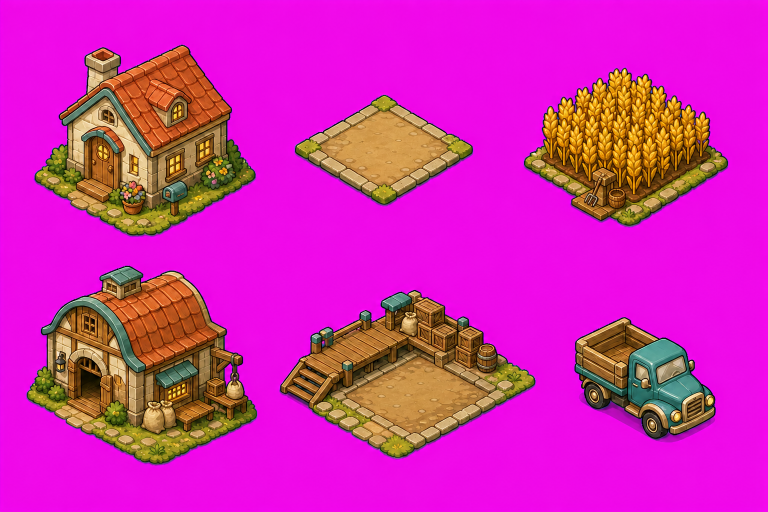
#> input picture assets/runtime/f004_resident_slice/source/F004-RESIDENT-SLICE.1-whole-set-board.png, 1536 x 1024 px (shown at 1/2 size)
$ python process_board.py
#> lines starting #> are read from the running program, lines starting #| are printed output that depends on the picture; after the words box and inside, x2 and y2 are one past the last pixel; in counts of white or black regions, pixels touching at a corner belong together
from __future__ import annotations

import hashlib
import json
from pathlib import Path

from PIL import Image, ImageDraw, ImageFont


ROOT = Path(__file__).resolve().parents[1]
SOURCE = ROOT / "source" / "F004-RESIDENT-SLICE.1-whole-set-board.png"
APPROVED = ROOT / "approved"
QA = ROOT / "qa"

ASSETS = [
    ("resident_house", 0, 0),
    ("road_tile", 1, 0),
    ("wheat_field", 2, 0),
    ("workshop_granary", 0, 1),
    ("loading_yard", 1, 1),
    ("order_truck", 2, 1),
]


def sha256(path: Path) -> str:
    digest = hashlib.sha256()
    with path.open("rb") as handle:
        for chunk in iter(lambda: handle.read(1024 * 1024), b""):
            digest.update(chunk)
    return digest.hexdigest()


def remove_magenta(image: Image.Image) -> Image.Image:
    rgba = image.convert("RGBA")
    pixels = rgba.load()
    for y in range(rgba.height):
        for x in range(rgba.width):
            red, green, blue, old_alpha = pixels[x, y]
            if old_alpha == 0:
                continue
            magenta_dominant = (
                red >= 90
                and blue >= 90
                and red > green * 1.25 + 20
                and blue > green * 1.25 + 20
            )
            if magenta_dominant:
                pixels[x, y] = (0, 0, 0, 0)
                continue
            distance = ((255 - red) ** 2 + green**2 + (255 - blue) ** 2) ** 0.5
            if red > 165 and blue > 165 and green < 150:
                if distance <= 34:
                    pixels[x, y] = (0, 0, 0, 0)
                    continue
                if distance < 118:
                    alpha = max(0.0, min(1.0, (distance - 34.0) / 84.0))
                    if alpha <= 0.02:
                        pixels[x, y] = (0, 0, 0, 0)
                        continue
                    foreground_red = int(max(0, min(255, (red - (1.0 - alpha) * 255) / alpha)))
                    foreground_green = int(max(0, min(255, green / alpha)))
                    foreground_blue = int(max(0, min(255, (blue - (1.0 - alpha) * 255) / alpha)))
                    pixels[x, y] = (
                        foreground_red,
                        foreground_green,
                        foreground_blue,
                        int(old_alpha * alpha),
                    )
    return rgba


def keep_largest_component(image: Image.Image) -> Image.Image:
    alpha = image.getchannel("A")
    width, height = image.size
    source = alpha.load()
    visited = bytearray(width * height)
    components: list[list[tuple[int, int]]] = []
    for y in range(height):
        for x in range(width):
            index = y * width + x
            if visited[index] or source[x, y] <= 8:
                continue
            stack = [(x, y)]
            visited[index] = 1
            component: list[tuple[int, int]] = []
            while stack:
                current_x, current_y = stack.pop()
                component.append((current_x, current_y))
                for offset_y in (-1, 0, 1):
                    for offset_x in (-1, 0, 1):
                        if offset_x == 0 and offset_y == 0:
                            continue
                        next_x = current_x + offset_x
                        next_y = current_y + offset_y
                        if next_x < 0 or next_x >= width or next_y < 0 or next_y >= height:
                            continue
                        next_index = next_y * width + next_x
                        if visited[next_index] or source[next_x, next_y] <= 8:
                            continue
                        visited[next_index] = 1
                        stack.append((next_x, next_y))
            components.append(component)
    if not components:
        raise RuntimeError("asset cell has no visible component")
    largest = max(components, key=len)
    keep = set(largest)
    output = image.copy()
    pixels = output.load()
    for y in range(height):
        for x in range(width):
            if (x, y) not in keep:
                red, green, blue, _ = pixels[x, y]
                pixels[x, y] = (red, green, blue, 0)
    return output


def tight_crop(image: Image.Image, margin: int = 14) -> Image.Image:
    alpha = image.getchannel("A")
    bounds = alpha.getbbox()
    if bounds is None:
        raise RuntimeError("asset cell became fully transparent")
    left = max(0, bounds[0] - margin)
    top = max(0, bounds[1] - margin)
    right = min(image.width, bounds[2] + margin)
    bottom = min(image.height, bounds[3] + margin)
    return image.crop((left, top, right, bottom))


def paste_contain(canvas: Image.Image, image: Image.Image, box: tuple[int, int, int, int]) -> None:
    left, top, right, bottom = box
    max_width = right - left
    max_height = bottom - top
    scale = min(max_width / image.width, max_height / image.height)
    size = (max(1, int(image.width * scale)), max(1, int(image.height * scale)))
    resized = image.resize(size, Image.Resampling.LANCZOS)
    x = left + (max_width - size[0]) // 2
    y = top + (max_height - size[1]) // 2
    canvas.alpha_composite(resized, (x, y))


def main() -> None:
    APPROVED.mkdir(parents=True, exist_ok=True)
    QA.mkdir(parents=True, exist_ok=True)
    board = Image.open(SOURCE).convert("RGBA")
    if board.size != (1536, 1024):
        raise RuntimeError(f"expected 1536x1024 board, got {board.size}")

    cell_width = board.width // 3
#> cell_width = 512
    cell_height = board.height // 2
#> cell_height = 512
    manifest_assets = []
    processed = []
    for asset_id, column, row in ASSETS:
        cell = board.crop(
            (
                column * cell_width,
                row * cell_height,
                (column + 1) * cell_width,
                (row + 1) * cell_height,
            )
        )
        cleaned = tight_crop(keep_largest_component(remove_magenta(cell)))
        output = APPROVED / f"{asset_id}.png"
        cleaned.save(output, optimize=True)
        processed.append((asset_id, cleaned))
        manifest_assets.append(
            {
                "id": asset_id,
                "path": output.relative_to(ROOT.parent.parent.parent).as_posix(),
                "source_cell": {"column": column + 1, "row": row + 1},
                "width": cleaned.width,
                "height": cleaned.height,
                "sha256": sha256(output),
                "runtime_approved": True,
            }
        )
#> this loop made 6 passes
#> (bounds in tight_crop, left in tight_crop, top in tight_crop, right in tight_crop, bottom in tight_crop) on passes 1 to 6: ((69, 90, 511, 472), 55, 76, 512, 486), ((78, 190, 434, 410), 64, 176, 448, 424), ((24, 136, 432, 453), 10, 122, 446, 467), ((53, 20, 512, 417), 39, 6, 512, 431), ((48, 68, 512, 405), 34, 54, 512, 419), ((125, 122, 407, 368), 111, 108, 421, 382)
#> pass 1, in keep_largest_component, `alpha = image.getchannel("A")`:
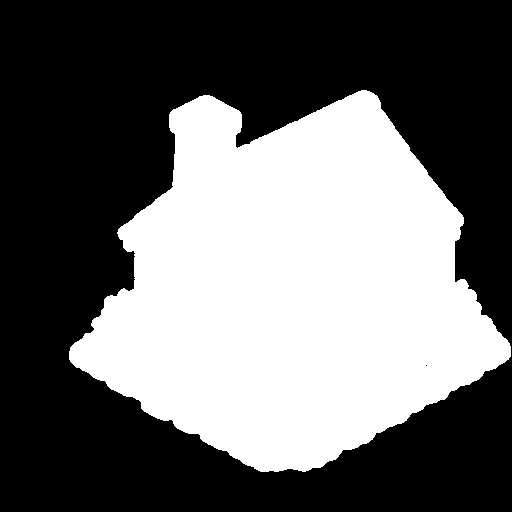
#> alpha: PIL image 512x512 L; 41% white; 1 white region, box (x1, y1, x2, y2) and area: (69, 90, 511, 472) 107426
#> pass 1, in keep_largest_component, `output = image.copy()`:
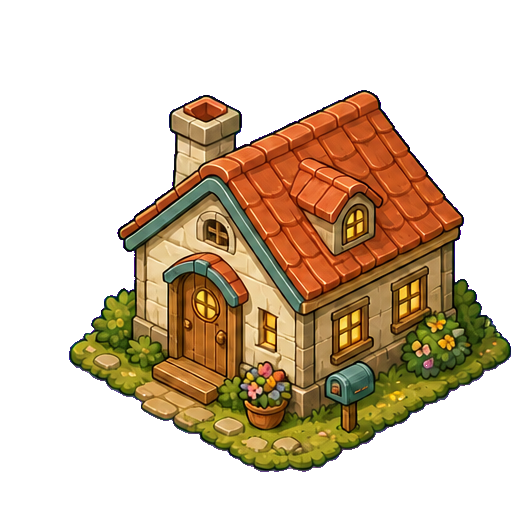
#> output: PIL image 512x512 RGBA; mean R, G, B, A 60.9, 43.2, 20.7, 104.5; transparent parts drawn white
#> pass 1, in main, `cleaned = tight_crop(keep_largest_component(remove_magenta(cell)))`:
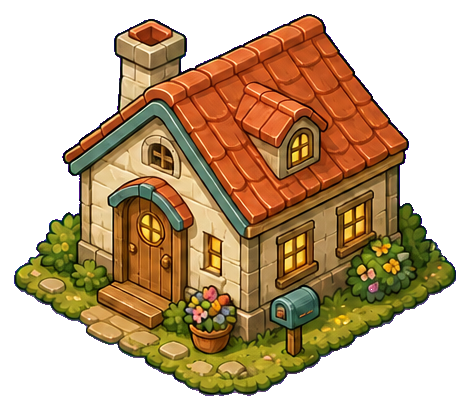
#> cleaned: PIL image 457x410 RGBA; mean R, G, B, A 85.2, 60.4, 28.9, 146.2; transparent parts drawn white
#> after the loop:
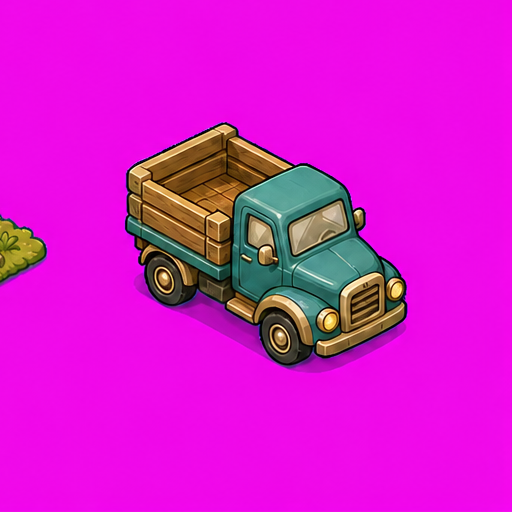
#> cell: PIL image 512x512 RGBA; mean R, G, B, A 215, 25.3, 204.5, 255
#> after the loop:
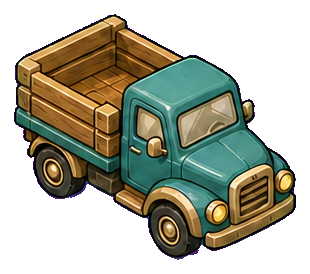
#> cleaned: PIL image 310x274 RGBA; mean R, G, B, A 51.8, 52.3, 37.1, 129.7; transparent parts drawn white
#> after the loop, manifest_assets = 6 items; processed = 6 items

    qa = Image.new("RGBA", (1200, 840), (244, 238, 214, 255))
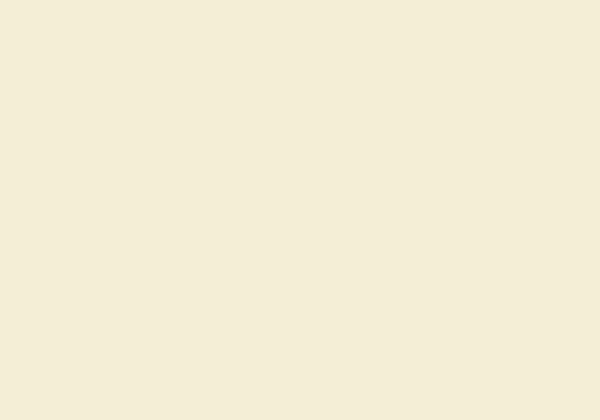
#> qa: PIL image 1200x840 RGBA (shown at 1/2 size); mean R, G, B, A 244, 238, 214, 255
    draw = ImageDraw.Draw(qa)
    font = ImageFont.load_default()
    draw.text((28, 20), "F004-RESIDENT-SLICE.1 / ASSET_SET_APPROVED", fill=(36, 67, 76, 255), font=font)
    for index, (asset_id, image) in enumerate(processed):
        column = index % 3
        row = index // 3
        left = 24 + column * 392
        top = 62 + row * 378
        for checker_y in range(top, top + 320, 24):
            for checker_x in range(left, left + 360, 24):
                color = (232, 232, 226, 255) if ((checker_x // 24) + (checker_y // 24)) % 2 == 0 else (207, 214, 207, 255)
                draw.rectangle((checker_x, checker_y, checker_x + 23, checker_y + 23), fill=color)
        paste_contain(qa, image, (left + 10, top + 10, left + 350, top + 302))
        draw.rounded_rectangle((left, top, left + 360, top + 320), radius=12, outline=(36, 67, 76, 255), width=3)
        draw.text((left + 8, top + 330), asset_id, fill=(36, 67, 76, 255), font=font)
#> this loop made 6 passes
#> (asset_id, column, row, right in paste_contain, bottom in paste_contain, scale in paste_contain) on passes 1 to 6: ('resident_house', 0, 0, 374, 364, 0.712), ('road_tile', 1, 0, 766, 364, 0.885), ('wheat_field', 2, 0, 1158, 364, 0.78), ('workshop_granary', 0, 1, 374, 742, 0.687), ('loading_yard', 1, 1, 766, 742, 0.711), ('order_truck', 2, 1, 1158, 742, 1.07)
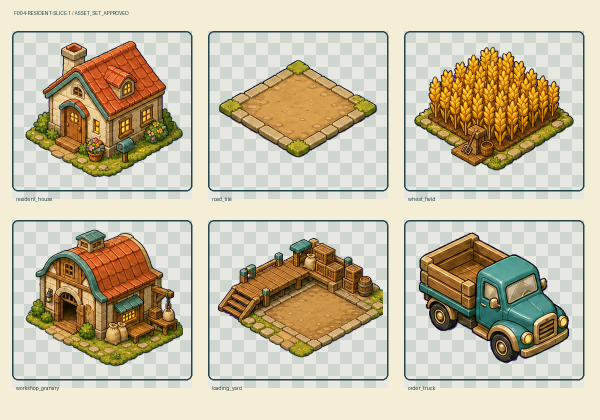
#> qa: PIL image 1200x840 RGBA (shown at 1/2 size); mean R, G, B, A 200.1, 190.8, 165.4, 255
    qa_path = QA / "F004-RESIDENT-SLICE.1-approved-alpha-board.png"
    qa.save(qa_path, optimize=True)

    manifest = {
        "schema_version": 1,
        "asset_set": "F004-RESIDENT-SLICE.1",
        "status": "ASSET_SET_APPROVED",
        "source_board": {
            "path": SOURCE.relative_to(ROOT.parent.parent.parent).as_posix(),
            "width": board.width,
            "height": board.height,
            "sha256": sha256(SOURCE),
            "grid": "3x2",
        },
        "approved_assets": manifest_assets,
        "shared_project_asset": {
            "id": "resident_rabbit",
            "path": "assets/runtime/f003_farm2/animals/animal_rabbit_v1.png",
            "provenance": "project-owned accepted F003 runtime asset",
        },
        "qa_board": {
            "path": qa_path.relative_to(ROOT.parent.parent.parent).as_posix(),
            "sha256": sha256(qa_path),
        },
        "runtime_rule": "Only approved assets and the registered project-owned rabbit may be loaded by the F004 slice.",
    }
    (ROOT / "runtime-manifest.json").write_text(
        json.dumps(manifest, ensure_ascii=False, indent=2) + "\n",
        encoding="utf-8",
    )


if __name__ == "__main__":
    main()
